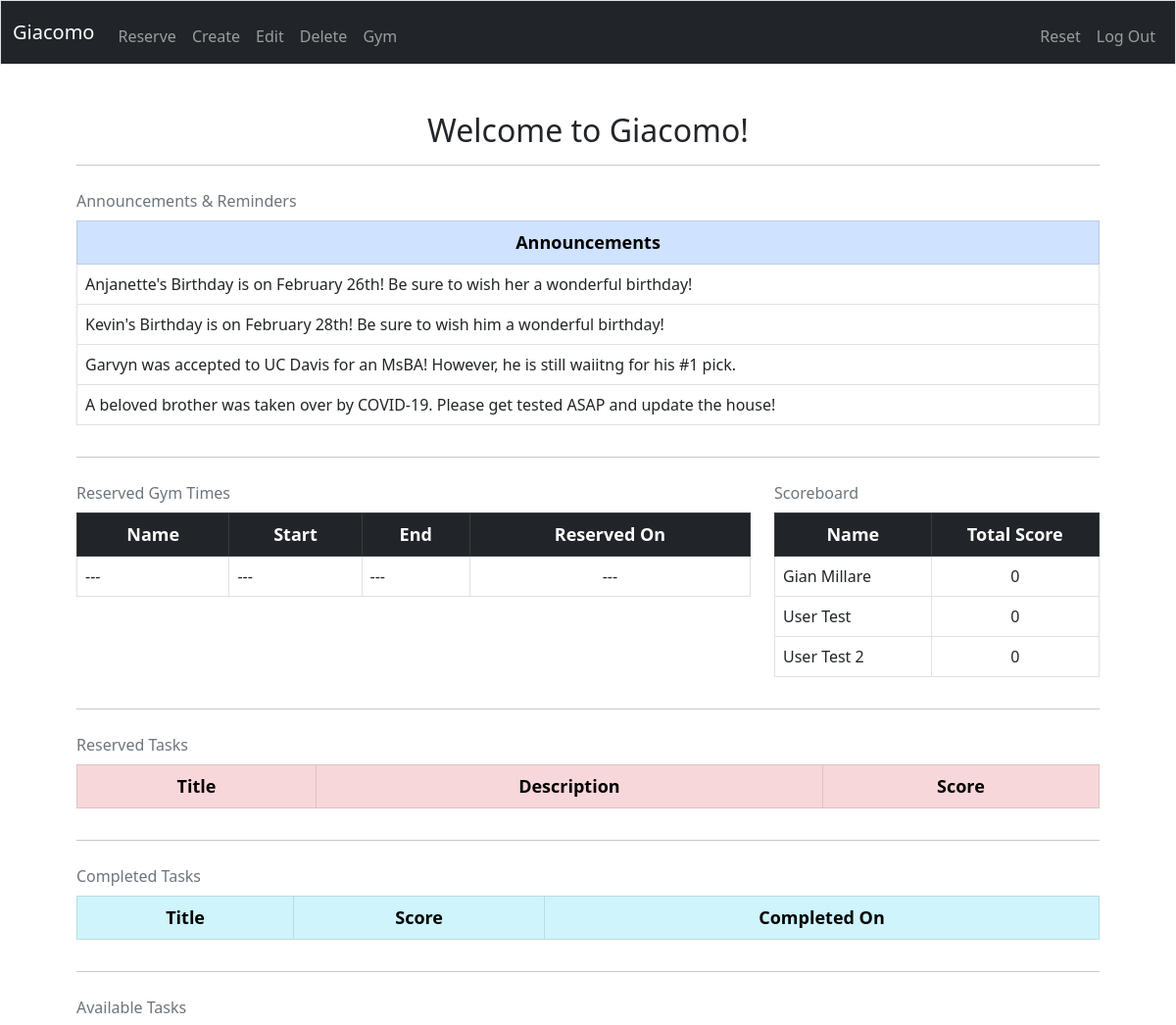
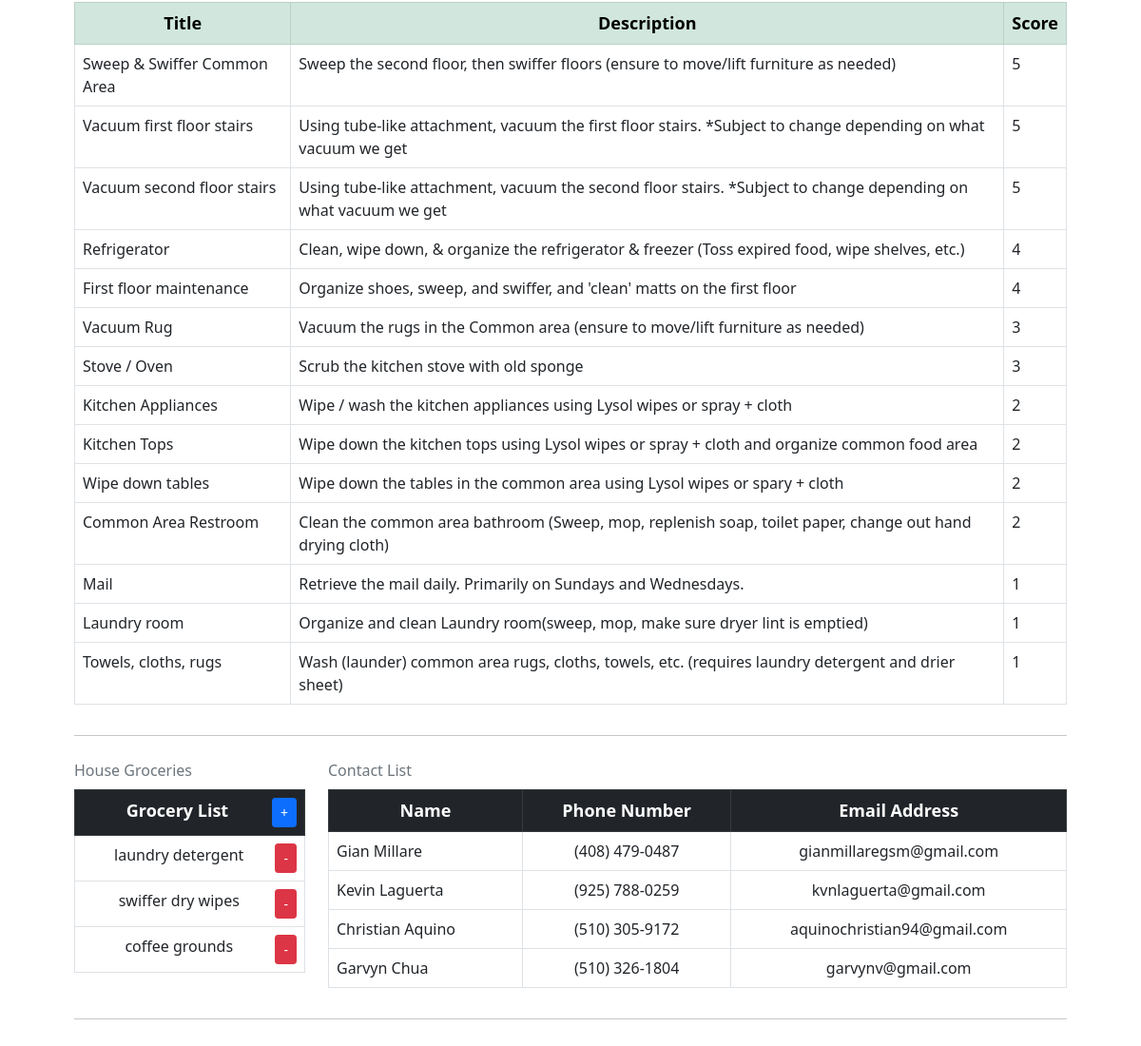
Screenshot of / (signed in) with the database file from the repository (2 pictures, top to bottom).
### tables this page shows
CREATE TABLE 'housemates' (
'id' INTEGER PRIMARY KEY AUTOINCREMENT NOT NULL,
'name' VARCHAR(255) NOT NULL,
'username' VARCHAR(255) NOT NULL,
'password' VARCHAR(255) NOT NULL
);

CREATE TABLE tasks (
task_id INTEGER PRIMARY KEY AUTOINCREMENT NOT NULL,
user_id INTEGER NOT NULL DEFAULT 0,
title TEXT NOT NULL,
description TEXT NOT NULL,
score INTEGER NOT NULL DEFAULT 1);

CREATE TABLE 'groceries' (
'item_id' INTEGER PRIMARY KEY AUTOINCREMENT NOT NULL,
'user_id' INTEGER NOT NULL DEFAULT 0,
'item' TEXT NOT NULL);

CREATE TABLE 'contacts' (
'name' TEXT NOT NULL,
'phone' TEXT NOT NULL,
'email' TEXT NOT NULL);

### app.py (the view, shortened to what this page needs)
@app.route("/", methods=["GET", "POST"])
@login_required
def index():
    c.execute("""
    SELECT reserve_id, title, description, score FROM reserved WHERE user_id = :user_id
    """, {"user_id": session["user_id"]})
    rows = c.fetchall()
    user_reserved_tasks = []
    c.execute("""
    SELECT title, score, completed_on FROM completed_tasks WHERE user_id = :user_id
    """, {"user_id": session["user_id"]})
    rows = c.fetchall()
    user_completed_tasks = []
    for row in rows:
        user_completed_tasks.append({
            "title": row[0],
            "score": row[1],
            "completed_on": row[2]
        })
    c.execute("""
    SELECT name, start, end, date FROM housemates
    INNER JOIN reserved_gym
    ON housemates.id = reserved_gym.user_id
    """)
    results = c.fetchall()
    display_reserved_gym = []
    if len(display_reserved_gym) == 0:
        display_reserved_gym.append({
            "name": "---",
            "start": "---",
            "end": "---",
            "date": "---"
        })
    c.execute("""
    SELECT name, sum(score) FROM housemates
    INNER JOIN completed_tasks
    ON housemates.id = completed_tasks.user_id
    GROUP BY name;
    """)
    results = c.fetchall()
    scoreboard = []
    for i in results:
        scoreboard.append({
            "name": i[0],
            "score": i[1]
        })
    if len(scoreboard) == 0:
        c.execute("""
        SELECT name FROM housemates
        """)
        results = c.fetchall()
        for i in results:
            scoreboard.append({
                "name": i[0],
                "score": 0
            })
    c.execute("""
    SELECT title, description, score FROM tasks WHERE user_id = 0 ORDER BY score DESC
    """)
    available_tasks = c.fetchall()
    displaying_available_tasks = []
    for i in available_tasks:
        displaying_available_tasks.append({
            "title": i[0],
            "description": i[1],
            "score": i[2]
        })
    c.execute("""
    SELECT item_id, item from groceries
    """)
    results = c.fetchall()
    items = []
    for i in results:
        items.append({
            'item_id': i[0],
            'item':i[1]
        })
    c.execute("""
    SELECT name, phone, email FROM contacts
    """)
    results = c.fetchall()
    contact_info = []
    for i in results:
        contact_info.append({
            'name': i[0],
            'phone': i[1],
            'email': i[2]
        })
    return render_template("index.html", user_reserved_tasks=user_reserved_tasks, items=items, user_completed_tasks=user_completed_tasks, displaying_available_tasks=displaying_available_tasks, contact_info=contact_info, scoreboard=scoreboard, display_reserved_gym=display_reserved_gym)

### helpers.py (called while the page is built)
def login_required(f):
    @wraps(f)
    def decorated_functions(*args, **kwargs):
        if session.get("user_id") is None:
            return redirect("/login")
        return f(*args, **kwargs)
    return decorated_functions

### templates/index.html (shortened to what this page needs)
{% extends "layout.html" %}
{% block main %}
    <h2 style="text-align: center;">Welcome to Giacomo!</h2>
    <hr>
    <div class="row">
        <div class="col-12">
            <table class="table table-bordered caption-top">
                <caption>Announcements & Reminders</caption>
                <thead class="table-primary">
                    <tr>
                        <th scope="col" style="font-size: large; text-align: center;">Announcements</th>
                    </tr>
                </thead>
                <tbody>
                    <tr>
                        <td scope="row">Anjanette's Birthday is on February 26th! Be sure to wish her a wonderful birthday!</td>
                    </tr>
                    <tr>
                        <td scope="row">Kevin's Birthday is on February 28th! Be sure to wish him a wonderful birthday!</td>
                    </tr>
                    <tr>
                        <td scope="row">Garvyn was accepted to UC Davis for an MsBA! However, he is still waiitng for his #1 pick.</td>
                    </tr>
                    <tr>
                        <td scope="row">A beloved brother was taken over by COVID-19. Please get tested ASAP and update the house!</td>
                    </tr>
                </tbody>
            </table>
        </div>
    </div>
    <hr>
    <div class="row">
        <div class="col-8">
            <table class="table table-bordered caption-top">
                <caption>Reserved Gym Times</caption>
                <thead class="table-dark">
                    <tr>
                        <th scope="col" style="font-size: large; text-align: center;">Name</th>
                        <th scope="col" style="font-size: large; text-align: center;">Start</th>
                        <th scope="col" style="font-size: large; text-align: center;">End</th>
                        <th scope="col" style="font-size: large; text-align: center;">Reserved On</th>
                    </tr>
                </thead>
                <tbody>
                    {% for i in display_reserved_gym %}
                    <tr>
                        <td>{{ i.name }}</td>
                        <td>{{ i.start }}</td>
                        <td>{{ i.end }}</td>
                        <td style="text-align: center;">{{ i.date }}</td>
                    </tr>
                    {% endfor %}
                </tbody>
            </table>
        </div>
        <div class="col-4">
            <table class="table table-bordered caption-top">
                <caption>Scoreboard</caption>
                <thead class="table-dark">
                    <tr>
                        <th scope="col" style="font-size: large; text-align: center;">Name</th>
                        <th scope="col" style="font-size: large; text-align: center;">Total Score</th>
                    </tr>
                </thead>
                <tbody>
                    {% for i in scoreboard %}
                    <tr>
                        <td>{{ i.name }}</td>
                        <td style="text-align: center;">{{ i.score }}</td>
                    </tr>
                    {% endfor %}
                </tbody>
            </table>
        </div>
    </div>
    <hr>
    <div class="row">
        <div class="col-12">
            <table class="table table-bordered caption-top">
                <caption>Reserved Tasks</caption>
                <thead class="table-danger">
                    <tr>
                        <th scope="col" style="font-size: large; text-align: center;">Title</th>
                        <th scope="col" style="font-size: large; text-align: center;">Description</th>
                        <th scope="col" style="font-size: large; text-align: center;">Score</th>
                    </tr>
                </thead>
            </table>
        </div>
    </div>
    <hr>
    <div class="row">
        <div class="col-12">
            <table class="table table-bordered caption-top">
                <caption>Completed Tasks</caption>
                <thead class="table-info">
                    <tr>
                        <th scope="col" style="font-size: large; text-align: center;">Title</th>
                        <th scope="col" style="font-size: large; text-align: center;">Score</th>
                        <th scope="col" style="font-size: large; text-align: center;">Completed On</th>
                    </tr>
                </thead>
            </table>
        </div>
    </div>
    <hr>
    <div class="row">
        <div class="col-12">
            <table class="table table-bordered caption-top">
                <caption>Available Tasks</caption>
                <thead class="table-success">
                    <tr>
                        <th scope="col" style="font-size: large; text-align: center;">Title</th>
                        <th scope="col" style="font-size: large; text-align: center;">Description</th>
                        <th scope="col" style="font-size: large; text-align: center;">Score</th>
                    </tr>
                </thead>
                <tbody>
                    {% for i in displaying_available_tasks %}
                        <tr>
                            <td>{{ i.title }}</td>
                            <td>{{ i.description }}</td>
                            <td>{{ i.score }}</td>
                        </tr>
                    {% endfor %}
                </tbody>
            </table>
        </div>
    </div>
    <hr>
    <div class="row">
        <div class="col-3">
            <table class="table table-bordered caption-top">
                <caption>House Groceries</caption>
                <thead class="table-dark">
                    <tr>
                        <th scope="col" style="font-size: large; text-align: center;">Grocery List<a href="/add_grocery" style="float: right;" class="btn btn-primary btn-sm" role="button">+</a></th>
                    </tr>
                </thead>
                <tbody>
                    {% for item in items %}
                    <tr style="text-align: center;">
                        <td>{{ item.item }} <form style="display: inline; float: right;" method="POST" action="{{ url_for('delete_grocery', item_id=item.item_id) }}"><button class="btn btn-danger btn-sm" type="submit">-</button></form> </td>
                    </tr>
                    {% endfor %}
                </tbody>
            </table>
        </div>
        <div class="col-9">
            <table class="table table-bordered caption-top">
                <caption>Contact List</caption>
                <thead class="table-dark">
                    <tr>
                        <th scope="col" style="font-size: large; text-align: center;">Name</th>
                        <th scope="col" style="font-size: large; text-align: center;">Phone Number</th>
                        <th scope="col" style="font-size: large; text-align: center;">Email Address</th>
                    </tr>
                </thead>
                <tbody>
                    {% for i in contact_info %}
                    <tr>
                        <td>{{ i["name"] }}</td>
                        <td style="text-align: center;">{{ i["phone"] }}</td>
                        <td style="text-align: center;">{{ i["email"] }}</td>
                    </tr>
                    {% endfor %}
                </tbody>
            </table>
        </div>
    </div>
    <hr>
{% endblock %}

### templates/layout.html (shortened to what this page needs)
<!DOCTYPE html>
<html lang="en">
    <head>
        <link href="https://cdn.jsdelivr.net/npm/bootstrap@5.0.0-beta1/dist/css/bootstrap.min.css" rel="stylesheet">
        <link href="/static/styles.css" rel="stylesheet">
    </head>
    <body>
        <nav class="navbar navbar-expand-lg navbar-dark bg-dark border">
            <div class="container-fluid">
                <a class="navbar-brand" href="/"><span class="giacomo_brand">Giacomo</span></a>
                <div class="collapse navbar-collapse" id="navbar">
                    {% if session.user_id %}
                        <ul class="navbar-nav mr-auto mt-2">
                            <li class="nav-item"><a class="nav-link" href="/reserve">Reserve</a></li>
                            <li class="nav-item"><a class="nav-link" href="/create">Create</a></li>
                            <li class="nav-item"><a class="nav-link" href="/edit">Edit</a></li>
                            <li class="nav-item"><a class="nav-link" href="/delete">Delete</a></li>
                            <li class="nav-item"><a class="nav-link" href="/gym">Gym</a></li>
                        </ul>
                        <ul class="navbar-nav ms-auto mt-2">
                            <li class="nav-item"><a class="nav-link" href="/reset">Reset</a></li>
                            <li class="nav-item"><a class="nav-link" href="/logout">Log Out</a></li>
                        </ul>
                    {% else %}
                        <ul class="navbar-nav ms-auto mt-2">
                            <li class="nav-item"><a class="nav-link" href="/register">Register</a></li>
                            <li class="nav-item"><a class="nav-link" href="/login">Log In</a></li>
                        </ul>
                    {% endif %}
                </div>
            </div>
        </nav>
        <main class="container p-5">
            {% block main %}{% endblock %}
        </main>
    </body>
</html>

### rows the page displays
housemates: name "Gian Millare", score "0"
housemates: name "User Test", score "0"
housemates: name "User Test 2", score "0"
tasks: title "Sweep & Swiffer Common Area", description "Sweep the second floor, then swiffer floors (ensure to move/lift furniture as needed)", score "5"
tasks: title "Vacuum first floor stairs", description "Using tube-like attachment, vacuum the first floor stairs. *Subject to change depending on what vacuum we get", score "5"
tasks: title "Vacuum second floor stairs", description "Using tube-like attachment, vacuum the second floor stairs. *Subject to change depending on what vacuum we get", score "5"
tasks: title "Refrigerator", description "Clean, wipe down, & organize the refrigerator & freezer (Toss expired food, wipe shelves, etc.)", score "4"
tasks: title "First floor maintenance", description "Organize shoes, sweep, and swiffer, and 'clean' matts on the first floor", score "4"
tasks: title "Vacuum Rug", description "Vacuum the rugs in the Common area (ensure to move/lift furniture as needed)", score "3"
tasks: title "Stove / Oven", description "Scrub the kitchen stove with old sponge", score "3"
tasks: title "Kitchen Appliances", description "Wipe / wash the kitchen appliances using Lysol wipes or spray + cloth", score "2"
tasks: title "Kitchen Tops", description "Wipe down the kitchen tops using Lysol wipes or spray + cloth and organize common food area", score "2"
tasks: title "Wipe down tables", description "Wipe down the tables in the common area using Lysol wipes or spary + cloth", score "2"
tasks: title "Common Area Restroom", description "Clean the common area bathroom (Sweep, mop, replenish soap, toilet paper, change out hand drying cloth)", score "2"
tasks: title "Mail", description "Retrieve the mail daily. Primarily on Sundays and Wednesdays.", score "1"
tasks: title "Laundry room", description "Organize and clean Laundry room(sweep, mop, make sure dryer lint is emptied)", score "1"
tasks: title "Towels, cloths, rugs", description "Wash (launder) common area rugs, cloths, towels, etc. (requires laundry detergent and drier sheet)", score "1"
groceries: item "laundry detergent"
groceries: item "swiffer dry wipes"
groceries: item "coffee grounds"
contacts: name "Gian Millare", phone "(408) 479-0487", email "gianmillaregsm@gmail.com"
contacts: name "Kevin Laguerta", phone "(925) 788-0259", email "kvnlaguerta@gmail.com"
contacts: name "Christian Aquino", phone "(510) 305-9172", email "aquinochristian94@gmail.com"
contacts: name "Garvyn Chua", phone "(510) 326-1804", email "garvynv@gmail.com"

### other values shown
{{ i.name }} "---"
{{ i.start }} "---"
{{ i.end }} "---"
{{ i.date }} "---"
